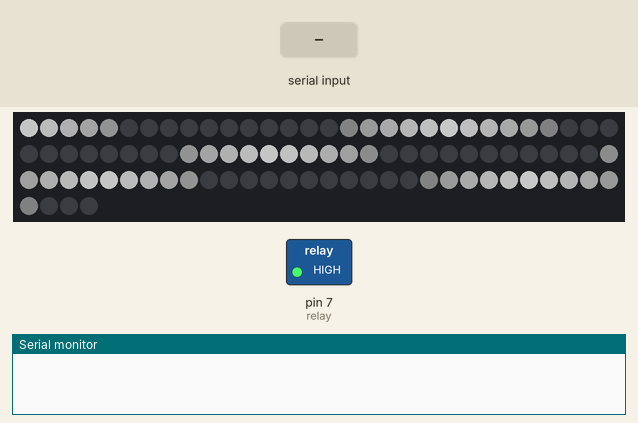
Simulated run of this sketch. Board: Arduino Uno, built with avr-gcc and run on an emulated ATmega328P. Shown: 94 RGB LEDs in strip order, left to right, continuing on the next row, switched loads named in the sketch (green lamp = pin HIGH), the last lines printed to the serial monitor. The test bench sets the inputs (shaded band). Dim RGB values are drawn brighter than linear.

Above: at 0.66 s.
At 1.74 s:
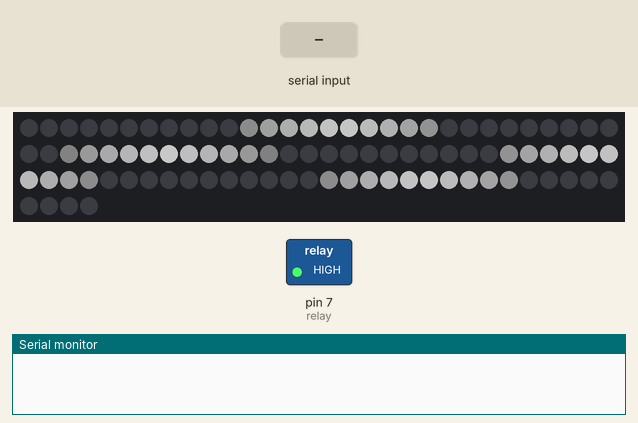
1.8 s: "1" received over Serial
At 2.2 s:
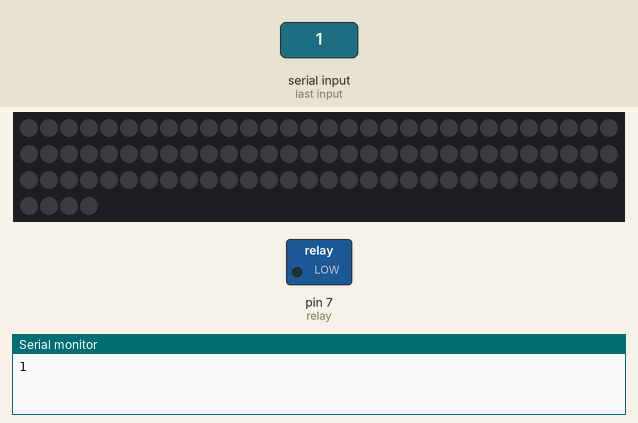
Timing chart, 0 to 4.8 s (numbered marks = the images above; inputs shaded):
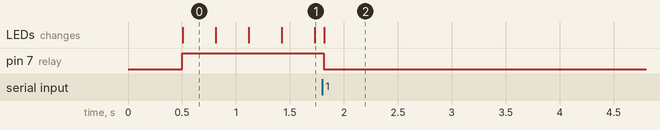

The sketch:

oasys.ino
```cpp
#include <FastLED.h>

#define trigPin 11
#define echoPin 10
#define LED_PIN     5
#define NUM_LEDS    94
#define BRIGHTNESS  100
#define LED_TYPE    WS2811
#define COLOR_ORDER GRB
#define UPDATES_PER_SECOND 100

int relay = 7;
bool flag = false;
char recieved;

CRGB leds[NUM_LEDS];
CRGBPalette16 currentPalette;
TBlendType    currentBlending;

void setup() {
  Serial.begin (9600);
  pinMode(trigPin, OUTPUT);
  pinMode(echoPin, INPUT);
  pinMode(relay, OUTPUT);
  delay( 500 ); // delay de seguridad de encendido
  FastLED.addLeds<LED_TYPE, LED_PIN, COLOR_ORDER>(leds, NUM_LEDS).setCorrection( TypicalLEDStrip );
  FastLED.setBrightness(  BRIGHTNESS );
}

void loop() {
  if (flag == false) {
    digitalWrite(relay, HIGH); // apaga
    SetupBlackAndWhiteStripedPalette();
    currentBlending = LINEARBLEND;

    static uint8_t startIndex = 0;
    startIndex = startIndex + 1; /* motion speed */
    FillLEDsFromPaletteColors( startIndex);
    FastLED.show();
    FastLED.delay(1000 / UPDATES_PER_SECOND);
  }
  else{
      long duracion, distancia ;
      digitalWrite(trigPin, LOW);
      delayMicroseconds(2);
      digitalWrite(trigPin, HIGH);
      delayMicroseconds(10);
      digitalWrite(trigPin, LOW);
      duracion = pulseIn(echoPin, HIGH) ;
      distancia = duracion / 2 / 29  ;
      //Serial.println(String(distancia) + " cm.") ;
      if ( distancia >100) {
        digitalWrite ( relay , HIGH); // apaga
      }
      if (distancia < 100 && distancia >20){
        digitalWrite ( relay , LOW); // enciende
        delay(10000);
      }
  }
  while (Serial.available() > 0) {
    recieved = Serial.read();
    Serial.println(String(recieved)) ;
    if (recieved == '1') {
      digitalWrite(relay, LOW); // enciende
      FastLED.clear ();
      FastLED.show();
      delay(10000);
      flag = true;
    }
    if (recieved == '0') {
        flag = false;
    }
  }
}

void FillLEDsFromPaletteColors( uint8_t colorIndex)
{
    uint8_t brightness = 255;

    for( int i = 0; i < NUM_LEDS; i++) {
        leds[i] = ColorFromPalette( currentPalette, colorIndex, brightness, currentBlending);
        colorIndex += 3;
    }
}

void SetupBlackAndWhiteStripedPalette()
{
    // 'black out' all 16 palette entries...
    fill_solid( currentPalette, 16, CRGB::Black);
    // and set every fourth one to white.
    currentPalette[0] = CRGB::White;
    currentPalette[4] = CRGB::White;
    currentPalette[8] = CRGB::White;
    currentPalette[12] = CRGB::White;

}
```

Measured:
- after the input at 1.8 s, pin 7 (relay): HIGH → LOW at once; the LEDs: change at once (image 2)
